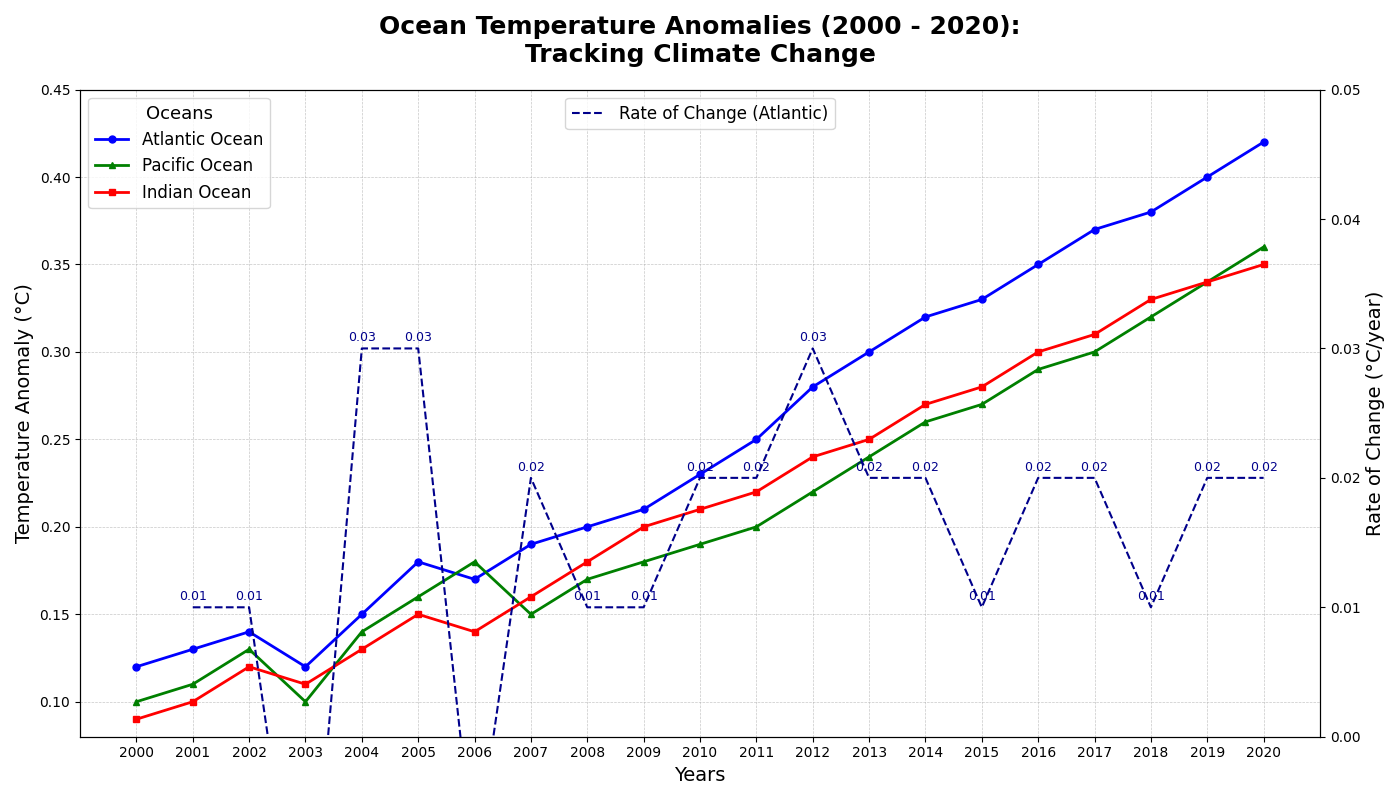

This figure's Python source:
import matplotlib.pyplot as plt
import numpy as np

# Backstory: Monitoring Earth's Climate Change through Ocean Temperature Anomalies.
# The data represents ocean temperature anomalies in degrees Celsius across three different ocean basins (Atlantic, Pacific, Indian) from 2000 to 2020.

# Define years and temperature anomalies for each ocean basin
years = np.arange(2000, 2021)
atlantic_anomalies = [
    0.12, 0.13, 0.14, 0.12, 0.15, 0.18, 0.17, 0.19, 0.20, 0.21, 0.23, 0.25, 0.28, 0.30, 0.32, 0.33, 0.35, 0.37, 0.38, 0.40, 0.42
]
pacific_anomalies = [
    0.10, 0.11, 0.13, 0.10, 0.14, 0.16, 0.18, 0.15, 0.17, 0.18, 0.19, 0.20, 0.22, 0.24, 0.26, 0.27, 0.29, 0.30, 0.32, 0.34, 0.36
]
indian_anomalies = [
    0.09, 0.10, 0.12, 0.11, 0.13, 0.15, 0.14, 0.16, 0.18, 0.20, 0.21, 0.22, 0.24, 0.25, 0.27, 0.28, 0.30, 0.31, 0.33, 0.34, 0.35
]

# Set up the figure and axis
fig, ax = plt.subplots(figsize=(14, 8))

# Plot the line charts for each ocean basin
ax.plot(years, atlantic_anomalies, color='blue', marker='o', markersize=5, linewidth=2, label='Atlantic Ocean')
ax.plot(years, pacific_anomalies, color='green', marker='^', markersize=5, linewidth=2, label='Pacific Ocean')
ax.plot(years, indian_anomalies, color='red', marker='s', markersize=5, linewidth=2, label='Indian Ocean')

# Titles and labels
ax.set_title("Ocean Temperature Anomalies (2000 - 2020):\nTracking Climate Change", fontsize=18, fontweight='bold', pad=20)
ax.set_xlabel("Years", fontsize=14)
ax.set_ylabel("Temperature Anomaly (°C)", fontsize=14)
ax.legend(fontsize=12, title="Oceans", title_fontsize='13')

# Customizing the grid
ax.grid(True, which='both', linestyle='--', linewidth=0.5, alpha=0.7)

# Customize the x and y axis
ax.set_xticks(years)
ax.set_xlim([1999, 2021])
ax.set_ylim([0.08, 0.45])

# Adding a secondary indicator subplot
ax_anomaly_change = ax.twinx()  # Create a second y axis sharing the same x axis
# Calculate and plot the rate of change in temperature anomalies for the Atlantic
atlantic_rate_of_change = np.diff(atlantic_anomalies)
ax_anomaly_change.plot(years[1:], atlantic_rate_of_change, color='darkblue', linestyle='--', linewidth=1.5, label='Rate of Change (Atlantic)')

# Align secondary y-axis to primary
ax_anomaly_change.set_ylim([0.00, 0.05])
ax_anomaly_change.set_ylabel("Rate of Change (°C/year)", fontsize=14)

# Annotate the change plot
for i, rate in enumerate(atlantic_rate_of_change):
    ax_anomaly_change.annotate(f"{rate:.2f}", (years[i+1], rate), textcoords="offset points", xytext=(0,5), ha='center', fontsize=9, color='darkblue')

# Adding a legend for the secondary axis chart
ax_anomaly_change.legend(loc='upper center', fontsize=12)

# Apply a tight layout to avoid overlap
plt.tight_layout()

# Show the plot
plt.show()
